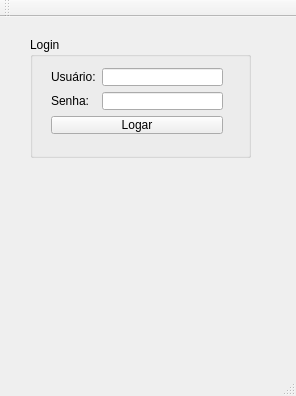
<?xml version="1.0" encoding="UTF-8"?>
<ui version="4.0">
 <class>LoginWindow</class>
 <widget class="QMainWindow" name="LoginWindow">
  <property name="windowModality">
   <enum>Qt::NonModal</enum>
  </property>
  <property name="geometry">
   <rect>
    <x>0</x>
    <y>0</y>
    <width>296</width>
    <height>396</height>
   </rect>
  </property>
  <property name="windowTitle">
   <string>LoginWindow</string>
  </property>
  <widget class="QWidget" name="centralWidget">
   <widget class="QGroupBox" name="groupBox">
    <property name="geometry">
     <rect>
      <x>30</x>
      <y>20</y>
      <width>221</width>
      <height>121</height>
     </rect>
    </property>
    <property name="title">
     <string>Login</string>
    </property>
    <widget class="QWidget" name="">
     <property name="geometry">
      <rect>
       <x>10</x>
       <y>20</y>
       <width>194</width>
       <height>88</height>
      </rect>
     </property>
     <layout class="QGridLayout" name="gridLayout">
      <item row="0" column="1">
       <widget class="QLineEdit" name="txt_usuario_3"/>
      </item>
      <item row="0" column="0">
       <widget class="QLabel" name="lbl_usuario">
        <property name="text">
         <string>Usuário:</string>
        </property>
       </widget>
      </item>
      <item row="1" column="0">
       <widget class="QLabel" name="lbl_senha">
        <property name="text">
         <string>Senha:</string>
        </property>
       </widget>
      </item>
      <item row="1" column="1">
       <widget class="QLineEdit" name="txt_senha"/>
      </item>
      <item row="2" column="0" colspan="2">
       <widget class="QPushButton" name="pushButton">
        <property name="text">
         <string>Logar</string>
        </property>
       </widget>
      </item>
     </layout>
    </widget>
   </widget>
  </widget>
  <widget class="QMenuBar" name="menuBar">
   <property name="geometry">
    <rect>
     <x>0</x>
     <y>0</y>
     <width>296</width>
     <height>26</height>
    </rect>
   </property>
  </widget>
  <widget class="QToolBar" name="mainToolBar">
   <attribute name="toolBarArea">
    <enum>TopToolBarArea</enum>
   </attribute>
   <attribute name="toolBarBreak">
    <bool>false</bool>
   </attribute>
  </widget>
  <widget class="QStatusBar" name="statusBar"/>
 </widget>
 <layoutdefault spacing="6" margin="11"/>
 <resources/>
 <connections/>
</ui>
